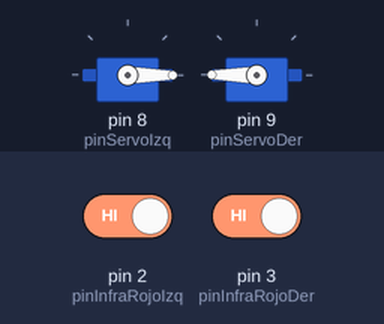
Recording of a sketch running on a simulated Arduino Uno, built with avr-gcc and run on an emulated ATmega328P. Parts: 2 × servo. The inputs (shaded band) are chosen by the test bench; at power-on: pin 2 (pinInfraRojoIzq) HIGH, pin 3 (pinInfraRojoDer) HIGH.

Above: at 1.2 s.
1.3 s: pin 2 (pinInfraRojoIzq) driven LOW
At 2.6 s:
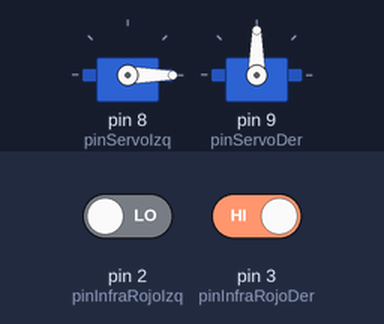
2.9 s: pin 3 (pinInfraRojoDer) driven LOW
At 3.6 s:
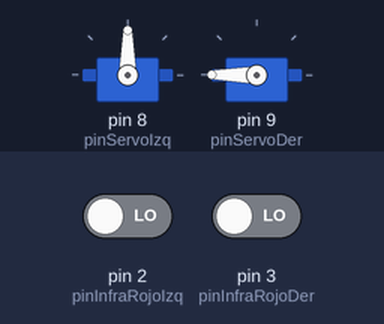
5.9 s: pin 3 (pinInfraRojoDer) driven HIGH
At 6.6 s:
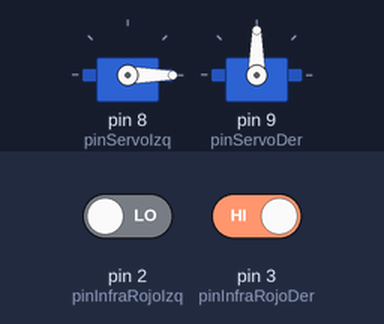
7.6 s: pin 2 (pinInfraRojoIzq) driven HIGH
At 8.2 s:
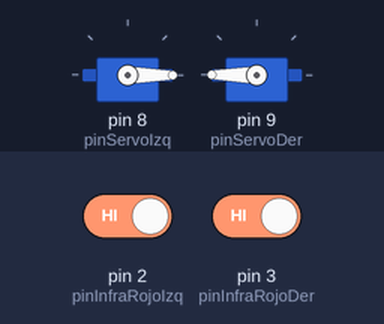
Timing chart, 0 to 10.2 s (numbered marks = the images above; inputs shaded):
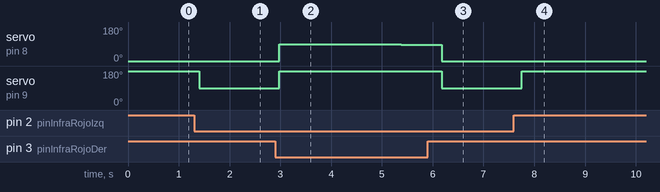

The sketch:

RobotMovil_9.2.ino
```cpp
#include <Servo.h>

Servo servoIzq;
Servo servoDer;

int NO_LINEA = LOW;
int LINEA = HIGH;

int pinServoIzq = 8;
int pinServoDer = 9;

int pinInfraRojoIzq = 2;
int pinInfraRojoDer = 3;

int numLoop = 0;
int time = 0;

void setup(){
 //Serial.begin(9600); // Descomentar si queréis debuguear
 numLoop = 0;
 pinMode(pinInfraRojoDer, INPUT);
 pinMode(pinInfraRojoIzq, INPUT);

 servoIzq.attach(pinServoIzq);
 servoDer.attach(pinServoDer);
}
void loop(){
   //No detecta linea, busca
  if(digitalRead(pinInfraRojoIzq) == NO_LINEA && digitalRead(pinInfraRojoDer) == NO_LINEA){
    entrarEnPista();
  }
  //Linea recta
  else  if(digitalRead(pinInfraRojoIzq) == LINEA && digitalRead(pinInfraRojoDer) == LINEA){
        avanzar();
  }
   //Curva detectada
  else if(digitalRead(pinInfraRojoIzq) == LINEA || digitalRead(pinInfraRojoDer) == LINEA){
         corregirTrayectoria();
  }
 }

  void  entrarEnPista(){
      servoIzq.write(90-numLoop);
      servoDer.write(180);
      incLoop();
    delay(800);
  }


  void corregirTrayectoria(){

    //linea detectada  a la derecha
    if(digitalRead(pinInfraRojoIzq) == NO_LINEA && digitalRead(pinInfraRojoDer) == LINEA){
      servoIzq.write(0);
      servoDer.write(90);
    }
    //linea detectada  a la izquierda
    else  if(digitalRead(pinInfraRojoIzq) == LINEA && digitalRead(pinInfraRojoDer) == NO_LINEA){
      servoIzq.write(90);
      servoDer.write(180);
    }
    numLoop = 0;
    delay(175); // Media vuelta
 }

 void avanzar(){

    servoIzq.write(0);
    servoDer.write(180);
    numLoop = 0;
    delay(175); // Media vuelta
   }
   void incLoop(){
    if(numLoop<60){
      numLoop++;
    }
   }
```

Measured:
- after the input at 1.3 s, servo on pin 9 (pinServoDer): 180° → 90° after 0.10 s
- after the input at 2.9 s, servo on pin 8 (pinServoIzq): 0° → 90° after 0.08 s, → 89° 0.80 s later, → 88° 0.80 s later, → 87° 0.80 s later; servo on pin 9 (pinServoDer): 90° → 180° after 0.08 s
- after the input at 5.9 s, servo on pin 9 (pinServoDer): 180° → 90° after 0.28 s
- after the input at 7.6 s, servo on pin 9 (pinServoDer): 90° → 180° after 0.16 s
